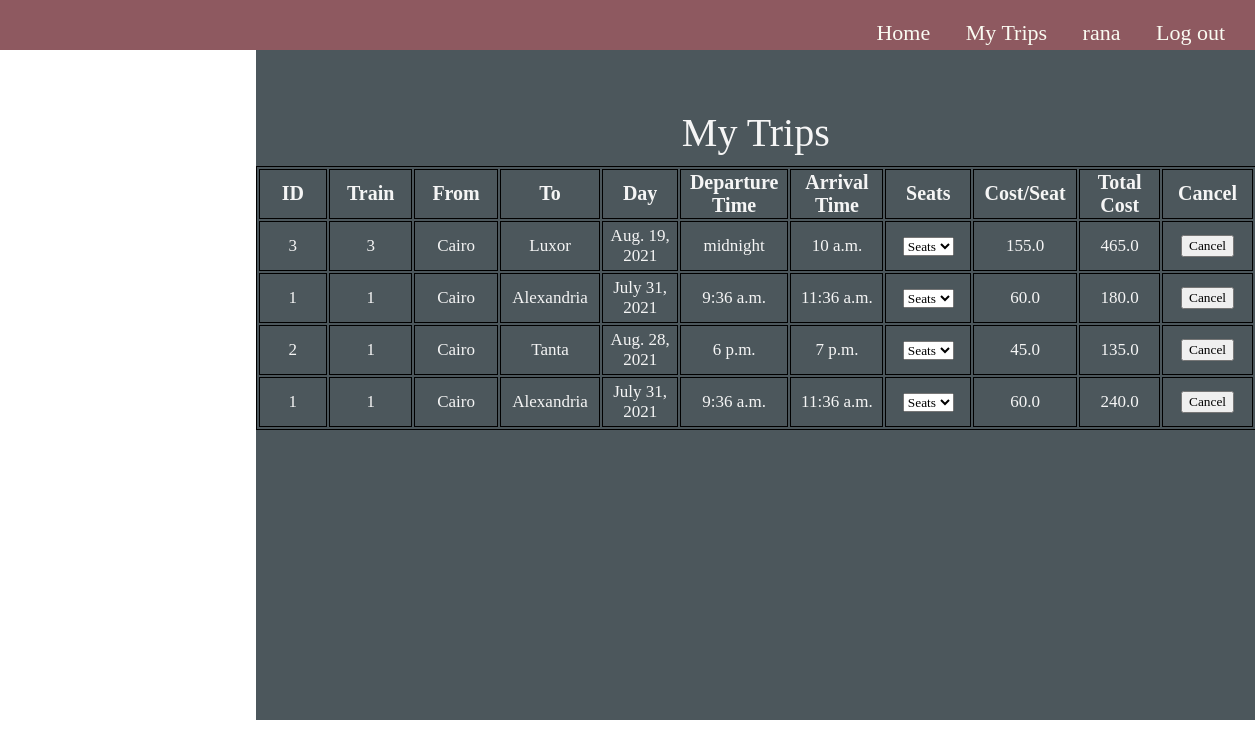
Page /My-Trips/2/ (signed in) on the committed database.
### blog/models.py (models this page shows, shortened)
class Book(models.Model):
    trip = models.ForeignKey(
        Trip, on_delete=models.CASCADE, related_name="BookTrips", null=False)
    user = models.ForeignKey(
        User, on_delete=models.CASCADE, related_name="BookUser", null=False)
    seatTrain = models.ManyToManyField(Seat, null=True)
    seats = models.IntegerField(default=0)

class Trip(models.Model):
    train = models.ForeignKey(
        Train, on_delete=models.CASCADE, related_name="TripTrain")
    source = models.ForeignKey(
        Station, on_delete=models.CASCADE, related_name="TripSource", null=False)
    destination = models.ForeignKey(
        Station, on_delete=models.CASCADE, related_name="TripDest", null=False)
    day = models.DateField(null=False)
    start_Time = models.TimeField(null=False)
    end_Time = models.TimeField(null=False)
    price = models.FloatField(null=False, default=0)
    Remaining_seats = models.IntegerField(default=0, editable=False)
    seats = models.IntegerField(default=0, editable=False)

class Train(models.Model):
    Number_of_seats = models.IntegerField(default=0)
    source = models.ForeignKey(
        Station, on_delete=models.CASCADE, related_name="TrainSource", null=False)
    destination = models.ForeignKey(
        Station, on_delete=models.CASCADE, related_name="TrainDest", null=False)

class Station(models.Model):
    id = models.IntegerField(default=-1, primary_key=True)
    stationName = models.CharField(max_length=15)

### blog/views.py (the view)
# urls.py: path('My-Trips/<id>/', views.myTrips, name='myTrips'),
def myTrips(request, id):
    book = Book.objects.filter(user=id)
    return render(request, "sitePages/myTrips.html", {'books': book})

### blog/tags/tags.py (called while the page is built)
@register.simple_tag
def bookSeat(book):
    seats = book.seatTrain.all()
    return seats

@register.simple_tag
def bookPrice(book):
    count = book.seatTrain.count()
    price = count * book.trip.price
    return price

### templates/sitePages/myTrips.html (shortened to what this page needs)
{% extends "base.html" %}
{% load static %}
{% load tags %}
{% block head %}
<link rel="stylesheet" href="{% static 'css/myTrips.css' %}">
{% endblock%}
{% block content %}
<div class="trips" style="overflow: auto;">
    <p>My Trips</p>
    <table id="tripsTable">
        <tr>
            <th>ID</th>
            <th>Train</th>
            <th>From</th>
            <th>To</th>
            <th>Day</th>
            <th>Departure Time</th>
            <th>Arrival Time</th>
            <th>Seats</th>
            <th>Cost/Seat</th>
            <th>Total Cost</th>
            <th>Cancel</th>
        </tr>
        {% for book in books %}
        <tr id="{{book.id}}">
            <td>{{book.trip.id}}</td>
            <td>{{book.trip.train.id}}</td>
            <td>{{book.trip.source.stationName}}</td>
            <td>{{book.trip.destination.stationName}}</td>
            <td>{{book.trip.day}}</td>
            <td>{{book.trip.start_Time}}</td>
            <td>{{book.trip.end_Time}}</td>
            <td>
                <select>
                    <option selected hidden>Seats</option>
                    {% bookSeat book as seats %}
                </select>
            </td>
            <td>{{book.trip.price}}</td>
            {% bookPrice book as pr %}
            <td>{{pr}}</td>
            <td><button class="cancel" data-id='{{book.id}}' data-user="{{user.id}}">Cancel</button></td>
        </tr>
        {% empty %}
        <tr id="notrip">
            <td colspan="10">No Books</td>
        </tr>
        {% endfor %}
    </table>
</div>
{% endblock content %}

### templates/base.html (shortened to what this page needs)
<!DOCTYPE html>
<html lang="en">
<head>
    {% load static %}
    <link rel="stylesheet" href="{% static 'css/basePage.css' %}">
    {% block head%} {% endblock head %}
</head>
<body style="background: url('/static/imgs/background.png'); background-size: cover; background-repeat:no-repeat; overflow:hidden;">
    <nav class="navBar">
        <a href="{% url 'blog:home' %}">Home</a>
        {% if user.is_authenticated %}
            {% if user.is_superuser %}
                <a href="{% url 'admin:index' %}">Admin Page</a>
            {% else %}
                <a href="{% url 'blog:myTrips' user.id %}">My Trips</a>
            {% endif %}
            <a id = "us" href="{% url 'blog:profile' user.username %}">{{ user.username }}</a>
            <a href="{% url 'blog:logOut' %}">Log out</a>
        {% else %}
            <a id="signIn" href="{% url 'blog:signIn' %}">Sign In</a>
            <span id="sp1">/</span>
            <a href="{% url 'blog:signUp' %}">Sign Up</a>
        {% endif %}
    </nav>
    {% block content %} {% endblock %}
</body>
</html>

### static/css/basePage.css (style rules this page uses)
* { box-sizing: border-box; font-family: "Wire+One", serif; }
nav { display: inline; height: 50px; top: -5px; margin-top: 5px; padding-top: 20px; text-align: right; width: 100%; font-size: 22px; background: rgba(87, 8, 18, 0.671); position: fixed; margin-left: -8px; right: 0; }
nav a { margin-right: 30px; padding: 0px; color: rgb(250, 251, 242); text-decoration: none; }

### static/css/myTrips.css (style rules this page uses)
* { box-sizing: border-box; }
.trips p { font-family: 'Times New Roman', Times, serif; font-size: 40px; color: whitesmoke; text-align: center; padding-top: 0.5px; }
.trips { margin-top: 4%; margin-left: 20%; background: rgba(1, 17, 24, 0.7); width: 1000px; height: 670px; overflow: scroll; }
table, th, td { margin-top: -3%; border: 1px solid black; table-layout: fixed; text-align: center; }
th { width: 133.3px; height: 40px; font-size: 20px; color: whitesmoke; font-weight: bold; }
td { width: 114.28px; height: 50px; font-size: 17px; color: whitesmoke; }

### rows in the picture
Book: trip.id "3", trip.train.id "3", trip.source.stationName "Cairo", trip.destination.stationName "Luxor", trip.day "Aug. 19, 2021", trip.start_Time "midnight", trip.end_Time "10 a.m.", trip.price "155.0", pr "465.0"
Book: trip.id "1", trip.train.id "1", trip.source.stationName "Cairo", trip.destination.stationName "Alexandria", trip.day "July 31, 2021", trip.start_Time "9:36 a.m.", trip.end_Time "11:36 a.m.", trip.price "60.0", pr "180.0"
Book: trip.id "2", trip.train.id "1", trip.source.stationName "Cairo", trip.destination.stationName "Tanta", trip.day "Aug. 28, 2021", trip.start_Time "6 p.m.", trip.end_Time "7 p.m.", trip.price "45.0", pr "135.0"
Book: trip.id "1", trip.train.id "1", trip.source.stationName "Cairo", trip.destination.stationName "Alexandria", trip.day "July 31, 2021", trip.start_Time "9:36 a.m.", trip.end_Time "11:36 a.m.", trip.price "60.0", pr "240.0"

### other values in the picture
{{ user.username }} "rana"
